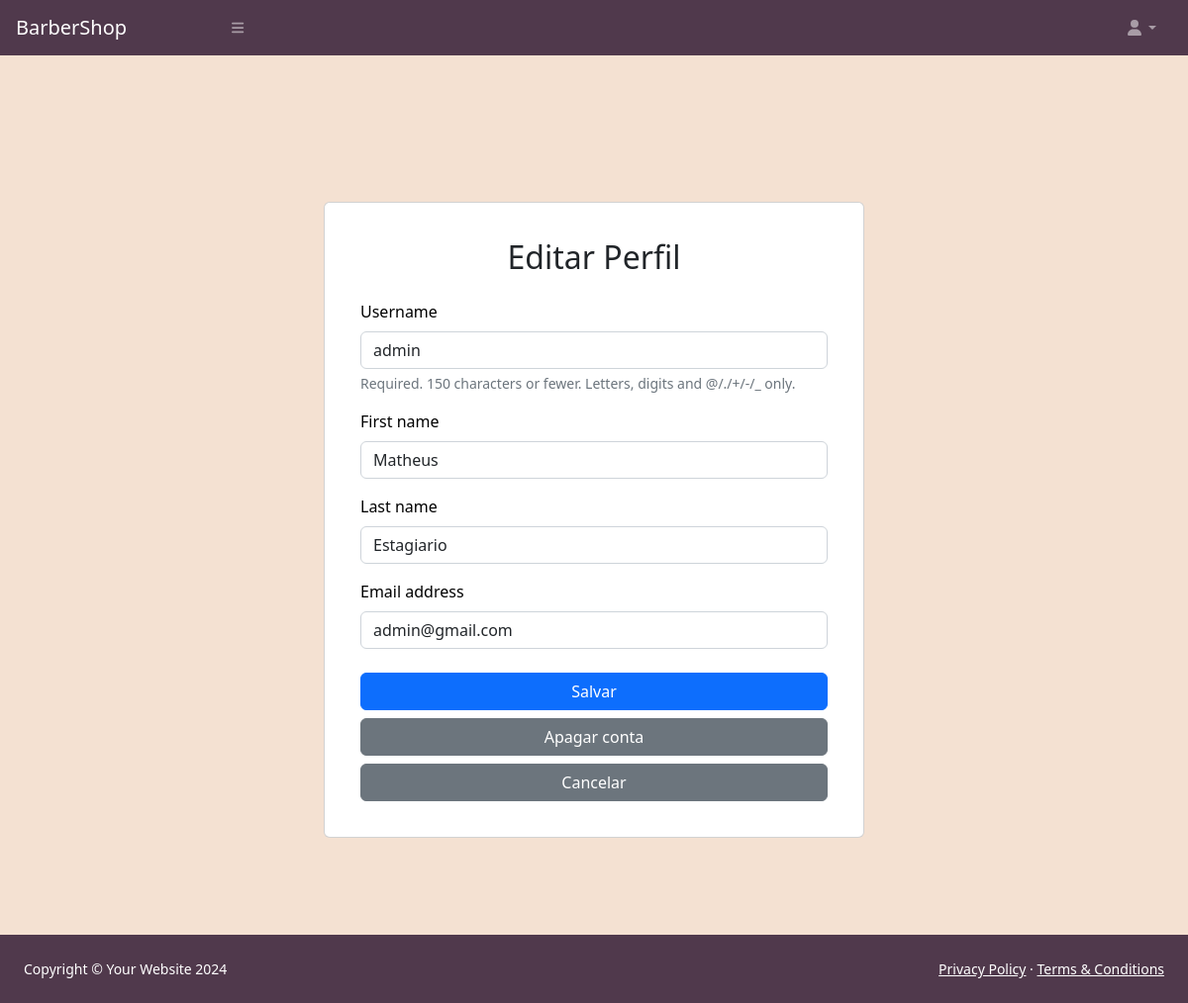
The page /accounts/alterar/dados/ (signed in) on the database its author committed.
### accounts/models.py (models this page shows)
class Usuario(AbstractUser):
    telefone = models.CharField(max_length=20)
    cpf = models.CharField(max_length=14, unique=True)
    imagem = models.ImageField(upload_to="images/%Y/%m/%d/", null=True, blank=True)

### accounts/views/views.py (the view)
# urls.py: path('alterar/dados/', alterar_dados, name='alterar_dados'),
@login_required
def alterar_dados(request):
    user_id = request.user
    if request.method == 'POST':
        form = FormEditarUser(request.POST, instance=user_id)
        if form.is_valid():
            form.save()
            return redirect('minha_conta')
    else:
        form = FormEditarUser(instance=user_id)
    return render(request, "registration/alterar_dados.html", {"ID": user_id, "form": form})

### accounts/forms.py
class FormEditarUser(ModelForm):
    class Meta:
        model = Usuario
        fields = ['username', 'first_name', 'last_name', 'email', ]

### accounts/templates/registration/alterar_dados.html (shortened to what this page needs)
{% extends 'assets/static/base.html' %}
{% block content %}
{% load bootstrap4 %}
<div class="container py-5">
  <div class="row justify-content-center">
    <div class="col-md-6">
      <div class="card">
        <div class="card-body">
          <h2 class="card-title text-center mb-4 text-dark">Editar Perfil</h2>
          <form method="post">
            {% bootstrap_form form %}
            <div class="d-grid gap-2 mt-4">
              <button type="submit" class="btn btn-primary">Salvar</button>
	           <a href="{% url 'remover_conta' %}" class="btn btn-secondary">Apagar conta</a>
              <a href="{% url 'minha_conta' %}" class="btn btn-secondary">Cancelar</a>
            </div>
          </form>
        </div>
      </div>
    </div>
  </div>
</div>
{% endblock %}

### accounts/templates/registration/alterar_dados.html (style rules this page uses)
.card { margin-top: 100px; margin-bottom: 50px; padding: 20px; color: black; }
body { background: #212520; }

### templates/assets/static/base.html (style rules this page uses)
body { background-color: #f4e1d2; }

### rows shown on the page
Usuario: username "admin", first_name "Matheus", last_name "Estagiario", email "admin@gmail.com"
